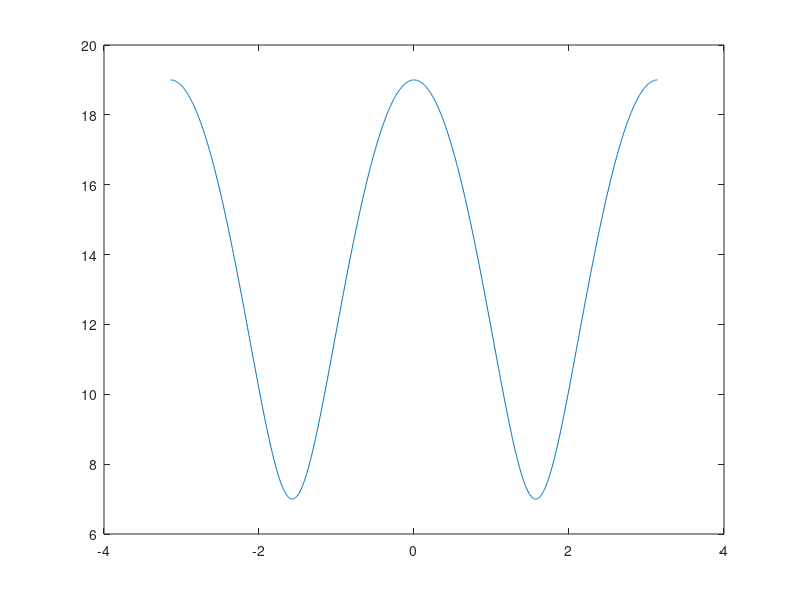
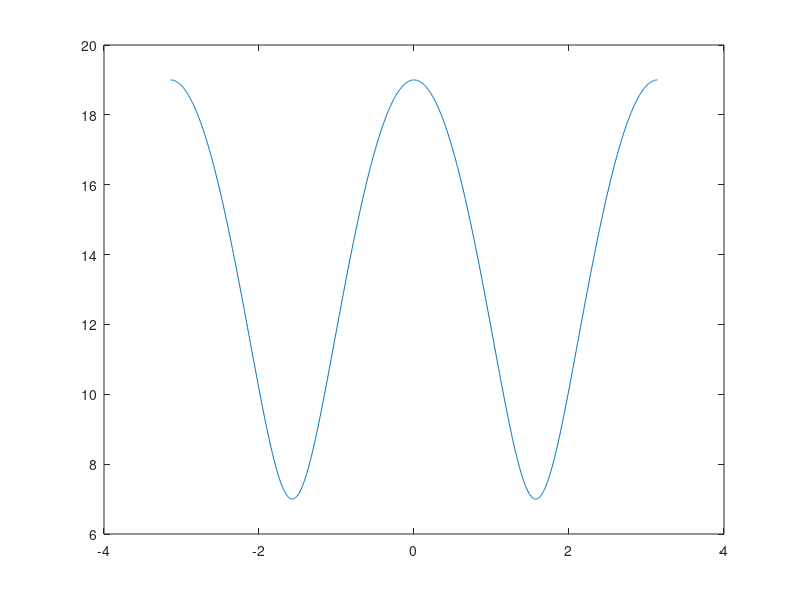

The MATLAB script that drew these images, in order:
% Step 1: Define the signal x[n] = 13δ[n] + 6δ[n-2]
n = -10:10;  % Time index n
x = 13 * (n == 0) + 6 * (n == 2);  % Impulses at n=0 and n=2

% Step 2: Define frequency grid from -pi to pi
omega = linspace(-pi, pi, 1000);  % Frequency range from -π to π

% Step 3: Numerically compute the DTFT using the truncated sum
X_truncated = zeros(size(omega));
for k = 1:length(omega)
    X_truncated(k) = sum(x .* exp(-1j * omega(k) * n));  % DTFT sum
end

% Step 4: Compute the analytical DTFT
X_analytical = 13 + 6 * exp(-1j * 2 * omega);  % From the expression

% Step 5: Plot the magnitude of the numerical DTFT
figure;
plot(omega, abs(X_truncated));

% Step 6: Plot the magnitude of the analytical DTFT
figure;
plot(omega, abs(X_analytical));
